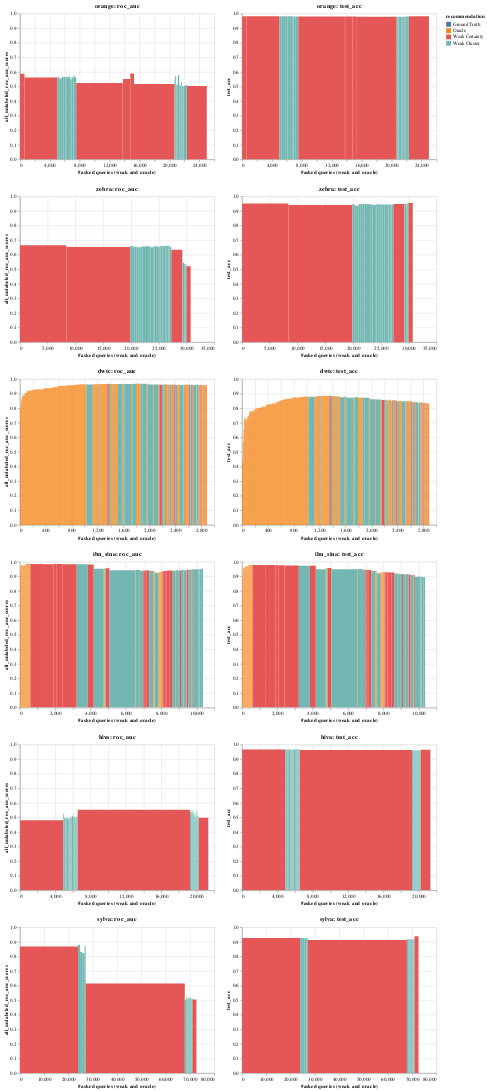

Write notebook code for a chart like this one.
### Code cell
pre_fetch_data(3)
visualise_top_n(3)
